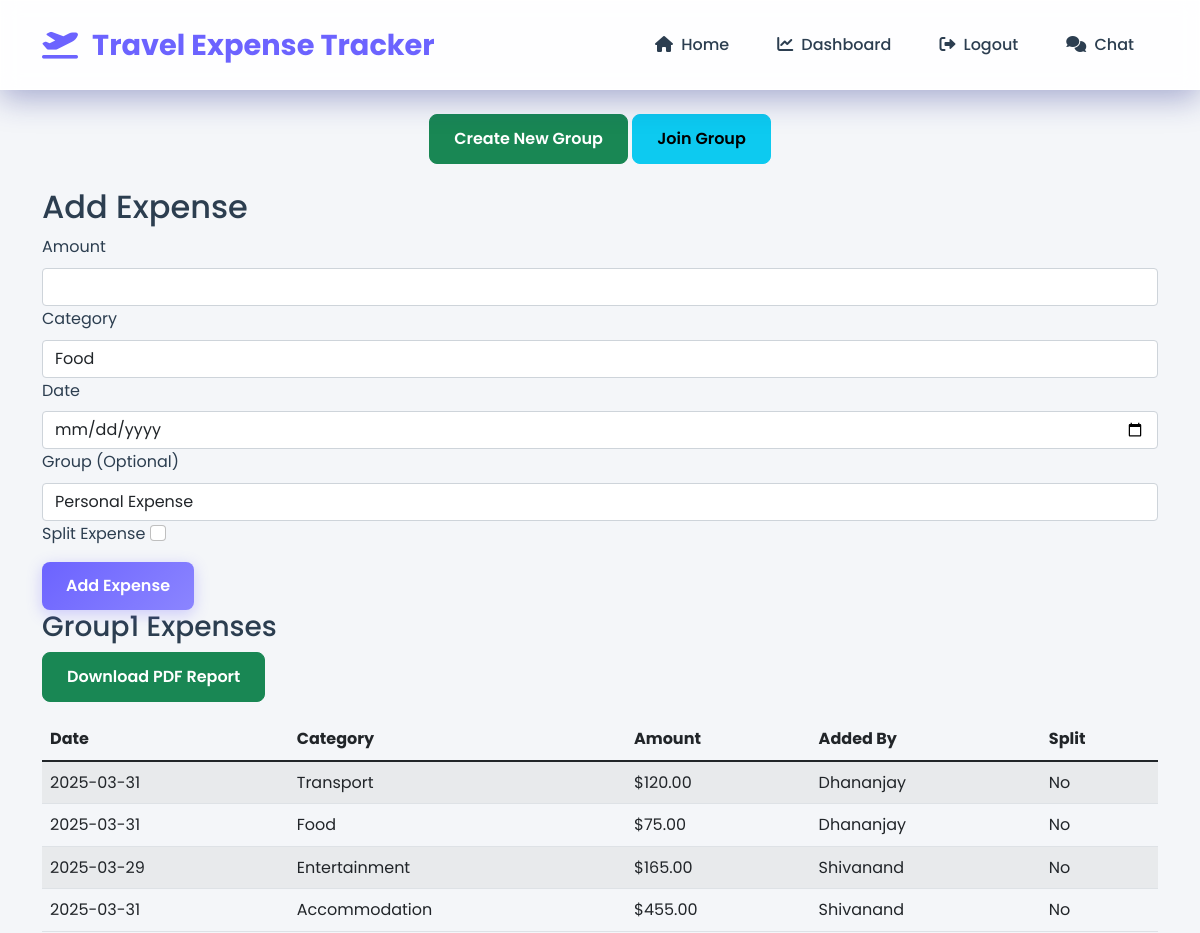
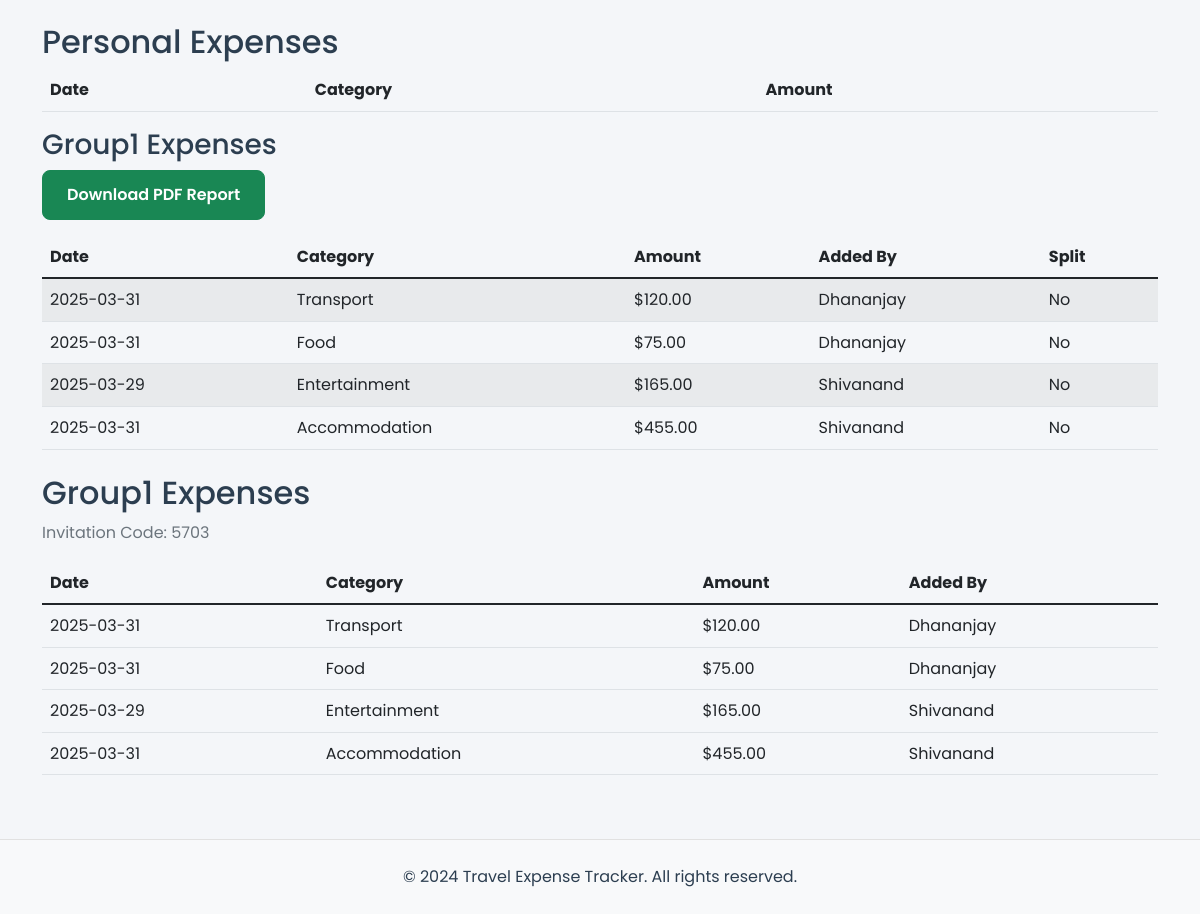
Page /dashboard (signed in) on the committed database (2 pictures, top to bottom).
### models.py (models this page shows, shortened)
class Group(db.Model):
    id = db.Column(db.Integer, primary_key=True)
    name = db.Column(db.String(100), nullable=False)
    invitation_code = db.Column(db.String(4), nullable=False, unique=True)
    created_at = db.Column(db.DateTime, default=datetime.utcnow)
    creator_id = db.Column(db.Integer, db.ForeignKey('user.id'), nullable=False)
    members = db.relationship('User', secondary='user_group', backref=db.backref('groups', lazy='dynamic'))
    expenses = db.relationship('Expense', backref='group', lazy=True)

class Expense(db.Model):
    id = db.Column(db.Integer, primary_key=True)
    user_id = db.Column(db.Integer, db.ForeignKey('user.id', ondelete='CASCADE'), nullable=False)
    group_id = db.Column(db.Integer, db.ForeignKey('group.id', ondelete='SET NULL'), nullable=True)
    amount = db.Column(db.Float, nullable=False)
    category = db.Column(db.String(100), nullable=False)
    description = db.Column(db.String(500))
    date = db.Column(db.DateTime, nullable=False, default=datetime.utcnow)
    is_split = db.Column(db.Boolean, default=False)
    status = db.Column(db.String(20), default='pending')
    splits = db.relationship('ExpenseSplit', backref='expense', lazy=True, cascade='all, delete-orphan')

class User(db.Model, UserMixin):
    id = db.Column(db.Integer, primary_key=True)
    username = db.Column(db.String(80), nullable=False, unique=True)
    email = db.Column(db.String(120), nullable=False, unique=True)
    password = db.Column(db.String(200), nullable=False)
    expenses = db.relationship('Expense', backref='user', lazy=True)
    created_groups = db.relationship('Group', backref='creator', lazy=True, foreign_keys=[Group.creator_id])

### app.py (the view, shortened to what this page needs)
@app.route('/dashboard', methods=['GET', 'POST'])
@login_required
def dashboard():
    form = ExpenseForm()
    groups = current_user.groups.all()
    personal_expenses = Expense.query.filter_by(user_id=current_user.id, group_id=None).all()
    group_expenses = {}
    for group in groups:
        group_expenses[group.id] = Expense.query.filter_by(group_id=group.id).all()
    return render_template('dashboard.html',
                           form=form,
                           personal_expenses=personal_expenses,
                           groups=groups,
                           group_expenses=group_expenses)

### forms.py
class ExpenseForm(FlaskForm):
    amount = FloatField("Amount", validators=[DataRequired()])
    category = SelectField("Category", choices=[
        ("Food", "Food"),
        ("Transport", "Transport"),
        ("Shopping", "Shopping"),
        ("Accommodation", "Accommodation"),
        ("Entertainment", "Entertainment"),
        ("Other", "Other")
    ], validators=[DataRequired()])
    date = DateField("Date", validators=[DataRequired()], format='%Y-%m-%d')
    is_split = BooleanField("Split Expense")
    split_with = IntegerField("Number of People", validators=[NumberRange(min=2)], default=2)
    payments = FieldList(FormField(SplitPaymentForm), min_entries=0)
    submit = SubmitField("Add Expense")

### app.py (called while the page is built)
@login_manager.user_loader
def load_user(user_id):
    return User.query.get(int(user_id))

### templates/dashboard.html (shortened to what this page needs)
{% extends "base.html" %}
{% block content %}
<div class="dashboard-container">
    <div class="expense-form">
        <div class="mb-4 text-center">
            <a href="{{ url_for('create_group') }}" class="btn btn-success">Create New Group</a>
            <a href="{{ url_for('join_group') }}" class="btn btn-info">Join Group</a>
        </div>
        <h2>Add Expense</h2>
        <form method="POST" action="" id="expenseForm">
            <div class="form-group block-cube block-input">
                {{ form.amount.label(class="form-label") }}
                {{ form.amount(class="form-control") }}
            </div>
            <div class="form-group block-cube block-input">
                {{ form.category.label(class="form-label") }}
                {{ form.category(class="form-control") }}
            </div>
            <div class="form-group block-cube block-input">
                {{ form.date.label(class="form-label") }}
                {{ form.date(class="form-control") }}
            </div>
            <div class="form-group block-cube block-input">
                <label class="form-label">Group (Optional)</label>
                <select name="group_id" class="form-control" id="groupSelect">
                    <option value="">Personal Expense</option>
                </select>
            </div>
            <div class="form-group">
                {{ form.is_split.label }}
                {{ form.is_split(class="form-check-input ml-2", onchange="toggleSplitOptions()") }}
            </div>
            <div class="form-group mt-3">
                {{ form.submit(class="btn btn-primary") }}
            </div>
        </form>
    </div>
</div>
      <div class="expense-table">
        {% for group in groups %}
        <div class="group-expenses mb-4">
            <h3>{{ group.name }} Expenses</h3>
            <a href="{{ url_for('generate_report', group_id=group.id) }}" class="btn btn-success mb-3">
                Download PDF Report
            </a>
            <table class="table table-striped">
                <thead>
                    <tr>
                        <th>Date</th>
                        <th>Category</th>
                        <th>Amount</th>
                        <th>Added By</th>
                        <th>Split</th>
                    </tr>
                </thead>
                <tbody>
                    {% for expense in group_expenses[group.id] %}
                    <tr>
                        <td>{{ expense.date.strftime('%Y-%m-%d') }}</td>
                        <td>{{ expense.category }}</td>
                        <td>${{ "%.2f"|format(expense.amount) }}</td>
                        <td>{{ expense.user.username }}</td>
                        <td>
                            {% if expense.is_split %}
                            <button type="button" class="btn btn-info btn-sm" data-toggle="modal" data-target="#splitDetails{{ expense.id }}">
                                View Split
                            </button>
                            <div class="modal fade" id="splitDetails{{ expense.id }}" tabindex="-1" role="dialog">
                                <div class="modal-dialog" role="document">
                                    <div class="modal-content">
                                        <div class="modal-header">
                                            <h5 class="modal-title">Split Details</h5>
                                            <button type="button" class="close" data-dismiss="modal">
                                                <span>&times;</span>
                                            </button>
                                        </div>
                                        <div class="modal-body">
                                            <table class="table">
                                                <thead>
                                                    <tr>
                                                        <th>User</th>
                                                        <th>Amount Owed</th>
                                                        <th>Amount Paid</th>
                                                        <th>Balance</th>
                                                    </tr>
                                                </thead>
                                                <tbody>
                                                    {% for split in expense.splits %}
                                                    <tr>
                                                        <td>{{ split.user.username }}</td>
                                                        <td>${{ "%.2f"|format(split.amount_owed) }}</td>
                                                        <td>${{ "%.2f"|format(split.amount_paid) }}</td>
                                                        <td>${{ "%.2f"|format(split.balance) }}</td>
                                                    </tr>
                                                    {% endfor %}
                                                </tbody>
                                            </table>
                                        </div>
                                    </div>
                                </div>
                            </div>
                            {% else %}
                            No
                            {% endif %}
                        </td>
                    </tr>
                    {% endfor %}
                </tbody>
            </table>
        </div>
        {% endfor %}
        <h2>Personal Expenses</h2>
        <div class="table-responsive">
            <table class="table table-hover">
                <thead>
                    <tr>
                        <th>Date</th>
                        <th>Category</th>
                        <th>Amount</th>
                    </tr>
                </thead>
            </table>
        </div>
    </div>
    {% for group in groups %}
      <div class="expense-table">
        {% for group in groups %}
        <div class="group-expenses mb-4">
            <h3>{{ group.name }} Expenses</h3>
            <a href="{{ url_for('generate_report', group_id=group.id) }}" class="btn btn-success mb-3">
                Download PDF Report
            </a>
            <table class="table table-striped">
                <thead>
                    <tr>
                        <th>Date</th>
                        <th>Category</th>
                        <th>Amount</th>
                        <th>Added By</th>
                        <th>Split</th>
                    </tr>
                </thead>
                <tbody>
                    {% for expense in group_expenses[group.id] %}
                    <tr>
                        <td>{{ expense.date.strftime('%Y-%m-%d') }}</td>
                        <td>{{ expense.category }}</td>
                        <td>${{ "%.2f"|format(expense.amount) }}</td>
                        <td>{{ expense.user.username }}</td>
                        <td>
                            {% if expense.is_split %}
                            <button type="button" class="btn btn-info btn-sm" data-toggle="modal" data-target="#splitDetails{{ expense.id }}">
                                View Split
                            </button>
                            <div class="modal fade" id="splitDetails{{ expense.id }}" tabindex="-1" role="dialog">
                                <div class="modal-dialog" role="document">
                                    <div class="modal-content">
                                        <div class="modal-header">
                                            <h5 class="modal-title">Split Details</h5>
                                            <button type="button" class="close" data-dismiss="modal">
                                                <span>&times;</span>
                                            </button>
                                        </div>
                                        <div class="modal-body">
                                            <table class="table">
                                                <thead>
                                                    <tr>
                                                        <th>User</th>
                                                        <th>Amount Owed</th>
                                                        <th>Amount Paid</th>
                                                        <th>Balance</th>
                                                    </tr>
                                                </thead>
                                                <tbody>
                                                    {% for split in expense.splits %}
                                                    <tr>
                                                        <td>{{ split.user.username }}</td>
                                                        <td>${{ "%.2f"|format(split.amount_owed) }}</td>
                                                        <td>${{ "%.2f"|format(split.amount_paid) }}</td>
                                                        <td>${{ "%.2f"|format(split.balance) }}</td>
                                                    </tr>
                                                    {% endfor %}
                                                </tbody>
                                            </table>
                                        </div>
                                    </div>
                                </div>
                            </div>
                            {% else %}
                            No
                            {% endif %}
                        </td>
                    </tr>
                    {% endfor %}
                </tbody>
            </table>
        </div>
        {% endfor %}
        <h2>{{ group.name }} Expenses</h2>
        <p class="text-muted mb-3">Invitation Code: {{ group.invitation_code }}</p>
        <div class="table-responsive">
            <table class="table table-hover">
                <thead>
                    <tr>
                        <th>Date</th>
                        <th>Category</th>
                        <th>Amount</th>
                        <th>Added By</th>
                    </tr>
                </thead>
                <tbody>
                    {% for expense in group_expenses[group.id] %}
                    <tr>
                        <td>{{ expense.date.strftime('%Y-%m-%d') }}</td>
                        <td>{{ expense.category }}</td>
                        <td>${{ "%.2f"|format(expense.amount) }}</td>
                        <td>{{ expense.user.username }}</td>
                    </tr>
                    {% endfor %}
                </tbody>
            </table>
        </div>
    </div>
    {% endfor %}
</div>
{% endblock content %}

### static/css/style.css (style rules this page uses)
:root { --primary-color: #6C63FF; --secondary-color: #4CAF50; --dark-color: #2C3E50; --light-color: #F8F9FA; --danger-color: #FF6B6B; --success-color: #2ECC71; --border-radius: 8px; --box-shadow: 0 4px 6px rgba(0, 0, 0, 0.1); --transition: all 0.3s ease; --glass-bg: rgba(255, 255, 255, 0.9); --glass-border: 1px solid rgba(255, 255, 255, 0.2); --glass-shadow: 0 8px 32px 0 rgba(31, 38, 135, 0.37); --gradient-bg: linear-gradient(135deg, var(--primary-color), #8B85FF); }
body { font-family: 'Poppins', sans-serif; line-height: 1.6; color: var(--dark-color); background-color: #f4f6f9; }
.btn { position: relative; overflow: hidden; transition: all 0.4s ease; z-index: 1; }
.btn::before { content: ''; position: absolute; top: 0; left: 0; width: 0; height: 100%; background: rgba(255, 255, 255, 0.2); transition: all 0.4s ease; z-index: -1; }
.btn-primary { background: var(--gradient-bg); border: none; box-shadow: 0 4px 15px rgba(108, 99, 255, 0.3); }
.btn { padding: 0.75rem 1.5rem; border-radius: var(--border-radius); font-weight: 600; transition: var(--transition); }
.btn-primary { background-color: var(--primary-color); border: none; }

### rows in the picture
Group: name "Group1", invitation_code "5703"
Expense: date "2025-03-31", category "Transport", amount "120.00", user.username "Dhananjay", is_split "No"
Expense: date "2025-03-31", category "Food", amount "75.00", user.username "Dhananjay", is_split "No"
Expense: date "2025-03-29", category "Entertainment", amount "165.00", user.username "Shivanand", is_split "No"
Expense: date "2025-03-31", category "Accommodation", amount "455.00", user.username "Shivanand", is_split "No"
